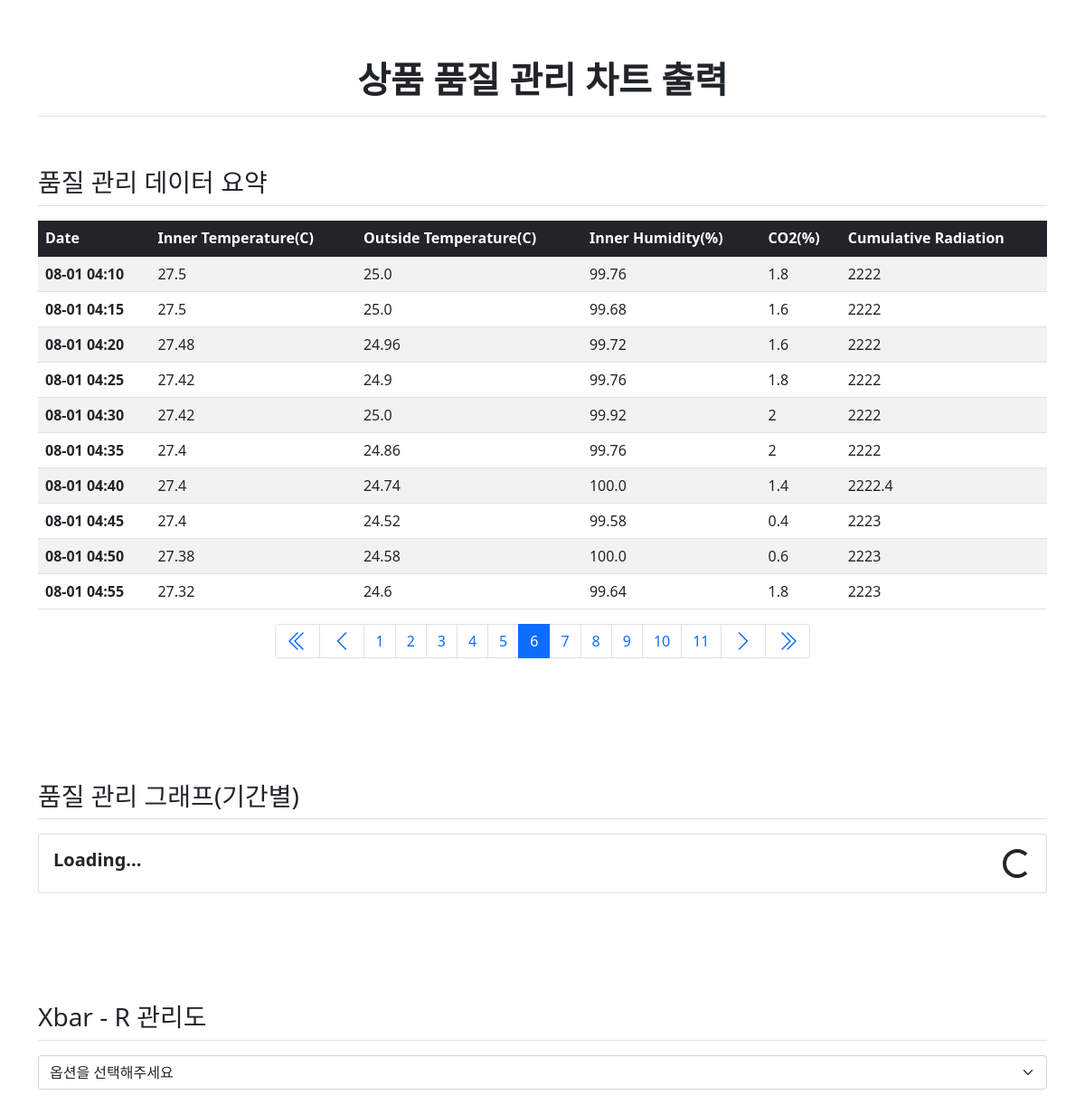
Before: /chart/?page=6 with the older database file.
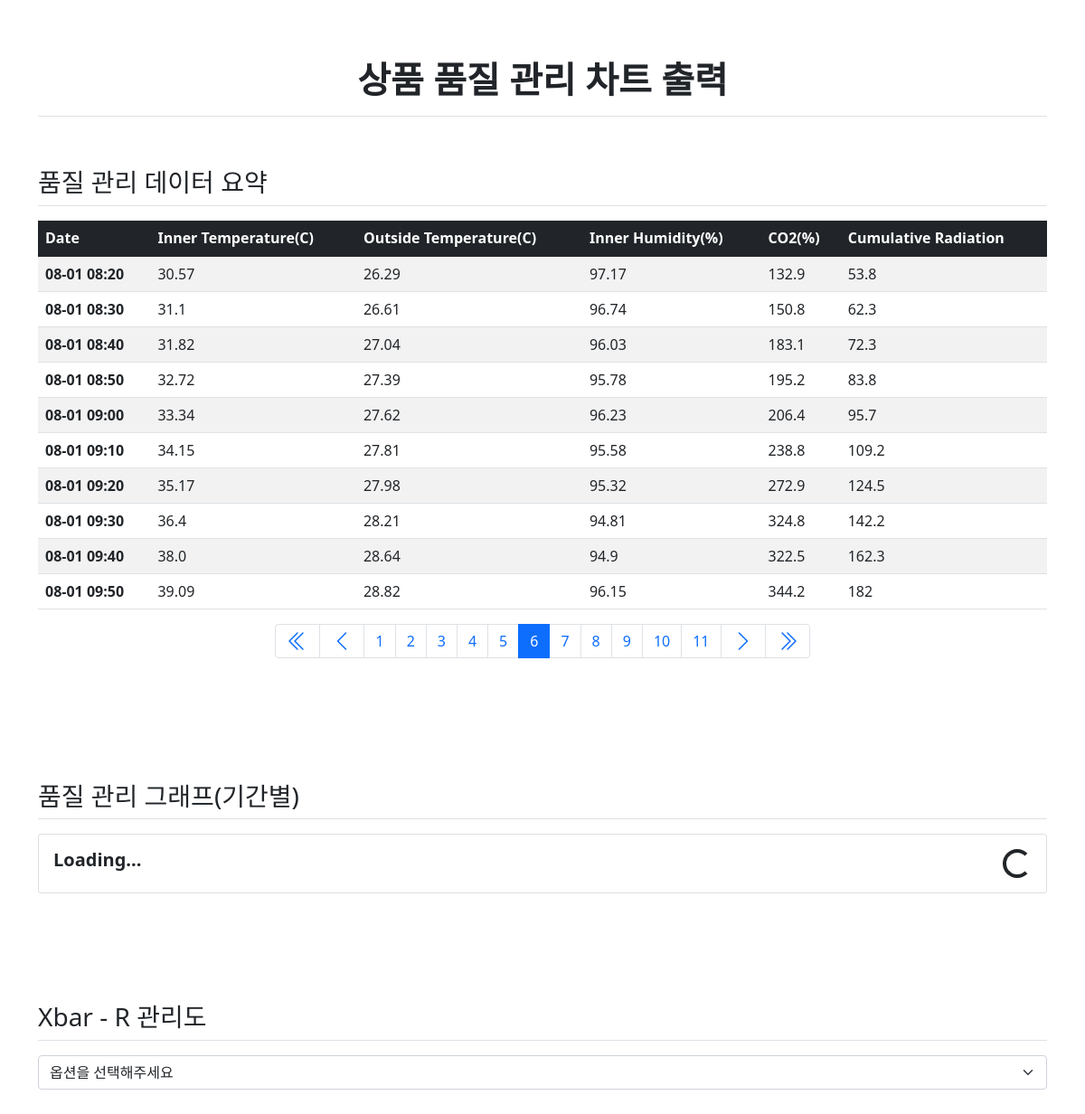
After: the same page with the newer database file.
### chart/models.py (models this page shows)
class ChartData(models.Model):
    date = models.CharField("날짜", max_length=20, null=False)
    inner_temp = models.FloatField("내부 온도", null=True)
    outside_temp = models.FloatField("외부 온도", null=True)
    inner_humidity = models.FloatField("내부 습도", null=True)
    co2 = models.FloatField("co2", null=True)
    cumulative_radiation = models.FloatField("자외선", null=True)

### chart/views.py (the view)
# urls.py: path('', views.ChartView, name="chart"),
def ChartView(request):
    page = request.GET.get('page','1')
    chartdata = ChartData.objects.order_by('date')
    paginator = Paginator(chartdata, 10)  # 페이지당 10개씩 보여주기
    page_obj = paginator.get_page(page)
    context = {'chartdatas': page_obj}
    return render(request, 'chart/chart.html', context)

### templates/chart/chart.html (shortened to what this page needs)
{% load static %}
<link rel="stylesheet" type="text/css" href="{% static 'bootstrap.min.css' %}">
<div class="container">
    <h1 class="border-bottom fw-bolder text-center py-3 my-5">상품 품질 관리 차트 출력</h1>
</div>
<div>
<div class="container pb-5">
    <h3 class="border-bottom my-3 py-2">품질 관리 데이터 요약</h3>
    <table class="table table-striped table-hover">
        <thead class="table-dark">
            <tr>
                <th>Date</th>
                <th>Inner Temperature(C)</th>
                <th>Outside Temperature(C)</th>
                <th>Inner Humidity(%)</th>
                <th>CO2(%)</th>
                <th>Cumulative Radiation</th>
            </tr>
        </thead>
        <tbody>
            {% for chartdata in chartdatas %}
                <tr>
                    <th>{{ chartdata.date|slice:"5:" }}</th>
                    <td>{{chartdata.inner_temp}}</td>
                    <td>{{chartdata.outside_temp}}</td>
                    <td>{{chartdata.inner_humidity}}</td>
                    <td>{{chartdata.co2}}</td>
                    <td>{{chartdata.cumulative_radiation}}</td>
                </tr>
            {% endfor %}
        </tbody>
    </table>
    <ul class="pagination justify-content-center">
        {% if chartdatas.has_previous %}
        <li class="page-item">
            <a class="page-link" href="?page={{ chartdatas.paginator.page_range.0 }}" aria-label="First">
            </a>
        </li>
        <li class="page-item">
            <a class="page-link" href="?page={{ chartdatas.previous_page_number }}">
                <svg xmlns="http://www.w3.org/2000/svg" width="24" height="24" fill="currentColor" class="bi bi-chevron-left" viewBox="0 0 16 16">
                  <path fill-rule="evenodd" d="M11.354 1.646a.5.5 0 0 1 0 .708L5.707 8l5.647 5.646a.5.5 0 0 1-.708.708l-6-6a.5.5 0 0 1 0-.708l6-6a.5.5 0 0 1 .708 0z"/>
                </svg>
            </a>
        </li>
        {% endif %}
        {% for page_number in chartdatas.paginator.page_range %}
        {% if page_number >= chartdatas.number|add:-5 and page_number <= chartdatas.number|add:5 %}
        {% if page_number == chartdatas.number %}
        <li class="page-item active" aria-current="page">
            <a class="page-link" href="?page={{ page_number }}">{{ page_number }}</a>
        </li>
        {% else %}
        <li class="page-item">
            <a class="page-link" href="?page={{ page_number }}">{{ page_number }}</a>
        </li>
        {% endif %}
        {% endif %}
        {% endfor %}
        {% if chartdatas.has_next %}
        <li class="page-item">
            <a class="page-link" href="?page={{ chartdatas.next_page_number }}">
                <svg xmlns="http://www.w3.org/2000/svg" width="24" height="24" fill="currentColor" class="bi bi-chevron-right" viewBox="0 0 16 16">
                  <path fill-rule="evenodd" d="M4.646 1.646a.5.5 0 0 1 .708 0l6 6a.5.5 0 0 1 0 .708l-6 6a.5.5 0 0 1-.708-.708L10.293 8 4.646 2.354a.5.5 0 0 1 0-.708z"/>
                </svg>
            </a>
        </li>
        <li class="page-item">
                  <a class="page-link" href="?page={{ chartdatas.paginator.page_range|last }}" aria-label="Next">
                  </a>
        </li>
        {% endif %}
    </ul>
</div>
<div class="container py-5">
    <h3 class="border-bottom my-3 py-2">품질 관리 그래프(기간별)</h3>
    <div id="container">
    <div class="card">
      <div class="card-body">
            <div class="d-flex align-items-center">
              <h5><strong>Loading...</strong></h5>
              <div class="spinner-border ms-auto" role="status" aria-hidden="true"></div>
            </div>
      </div>
    </div>
    </div>
</div>
<div class="container py-5">
    <h3 class="border-bottom my-3 py-2">Xbar - R 관리도</h3>
    <select id="select_data" class="form-select form-select mb-3" onchange="getval(this);">
        <option selected>옵션을 선택해주세요</option>
    </select>
</div>
</div>

Changed rows visible on the page:
no longer on this page (row edited): ChartData: date "08-01 04:10", inner_temp "27.5", outside_temp "25.0", inner_humidity "99.76", co2 "1.8", cumulative_radiation "2222"
changed ChartData (number 1 of 10 on the later page): date "08-01 04:15" → "08-01 08:20"; inner_temp "27.5" → "30.57"; outside_temp "25.0" → "26.29"; inner_humidity "99.68" → "97.17"; co2 "1.6" → "132.9"; cumulative_radiation "2222" → "53.8"
changed ChartData (number 2 of 10 on the later page): date "08-01 04:20" → "08-01 08:30"; inner_temp "27.48" → "31.1"; outside_temp "24.96" → "26.61"; inner_humidity "99.72" → "96.74"; co2 "1.6" → "150.8"; cumulative_radiation "2222" → "62.3"
changed ChartData (number 3 of 10 on the later page): date "08-01 04:25" → "08-01 08:40"; inner_temp "27.42" → "31.82"; outside_temp "24.9" → "27.04"; inner_humidity "99.76" → "96.03"; co2 "1.8" → "183.1"; cumulative_radiation "2222" → "72.3"
changed ChartData (number 4 of 10 on the later page): date "08-01 04:30" → "08-01 08:50"; inner_temp "27.42" → "32.72"; outside_temp "25.0" → "27.39"; inner_humidity "99.92" → "95.78"; co2 "2" → "195.2"; cumulative_radiation "2222" → "83.8"
changed ChartData (number 5 of 10 on the later page): date "08-01 04:35" → "08-01 09:00"; inner_temp "27.4" → "33.34"; outside_temp "24.86" → "27.62"; inner_humidity "99.76" → "96.23"; co2 "2" → "206.4"; cumulative_radiation "2222" → "95.7"
changed ChartData (number 6 of 10 on the later page): date "08-01 04:40" → "08-01 09:10"; inner_temp "27.4" → "34.15"; outside_temp "24.74" → "27.81"; inner_humidity "100.0" → "95.58"; co2 "1.4" → "238.8"; cumulative_radiation "2222.4" → "109.2"
changed ChartData (number 7 of 10 on the later page): date "08-01 04:45" → "08-01 09:20"; inner_temp "27.4" → "35.17"; outside_temp "24.52" → "27.98"; inner_humidity "99.58" → "95.32"; co2 "0.4" → "272.9"; cumulative_radiation "2223" → "124.5"
now on this page (row edited): ChartData: date "08-01 09:30", inner_temp "36.4", outside_temp "28.21", inner_humidity "94.81", co2 "324.8", cumulative_radiation "142.2"
changed ChartData (number 9 of 10 on the later page): date "08-01 04:50" → "08-01 09:40"; inner_temp "27.38" → "38.0"; outside_temp "24.58" → "28.64"; inner_humidity "100.0" → "94.9"; co2 "0.6" → "322.5"; cumulative_radiation "2223" → "162.3"
changed ChartData (number 10 of 10 on the later page): date "08-01 04:55" → "08-01 09:50"; inner_temp "27.32" → "39.09"; outside_temp "24.6" → "28.82"; inner_humidity "99.64" → "96.15"; co2 "1.8" → "344.2"; cumulative_radiation "2223" → "182"
